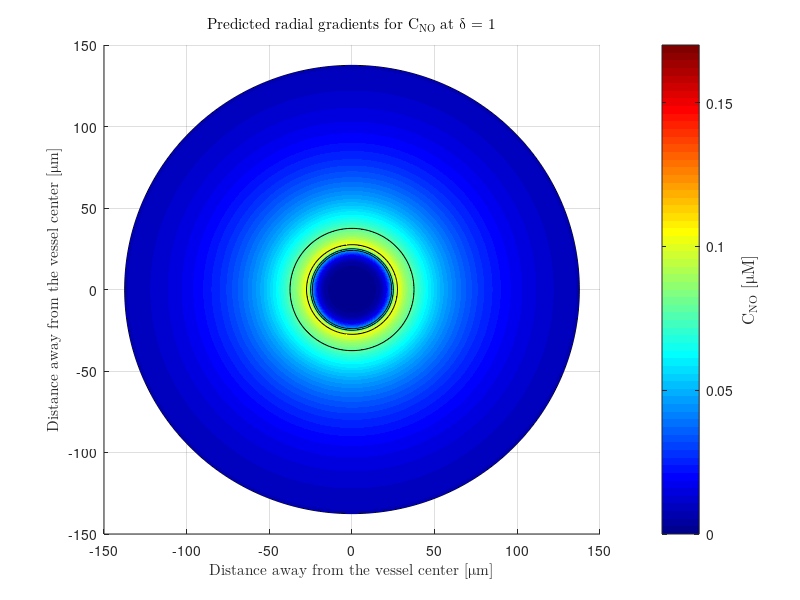
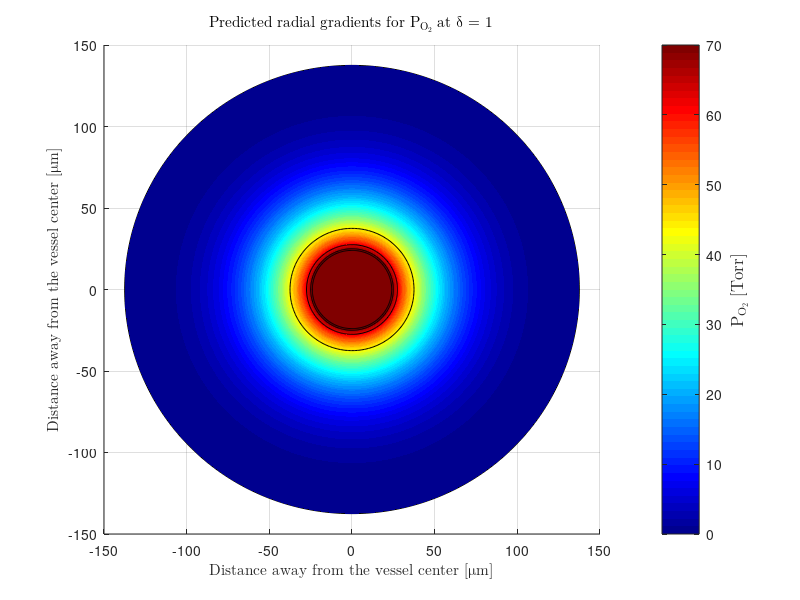
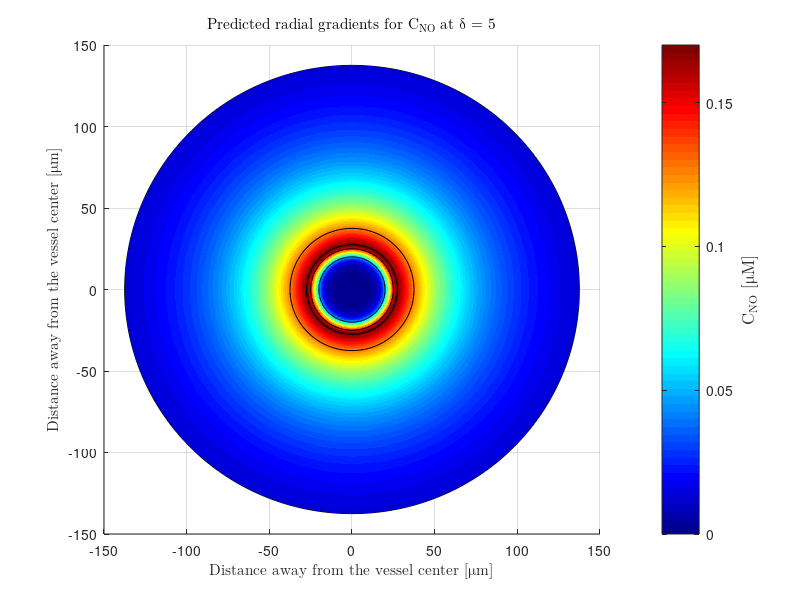
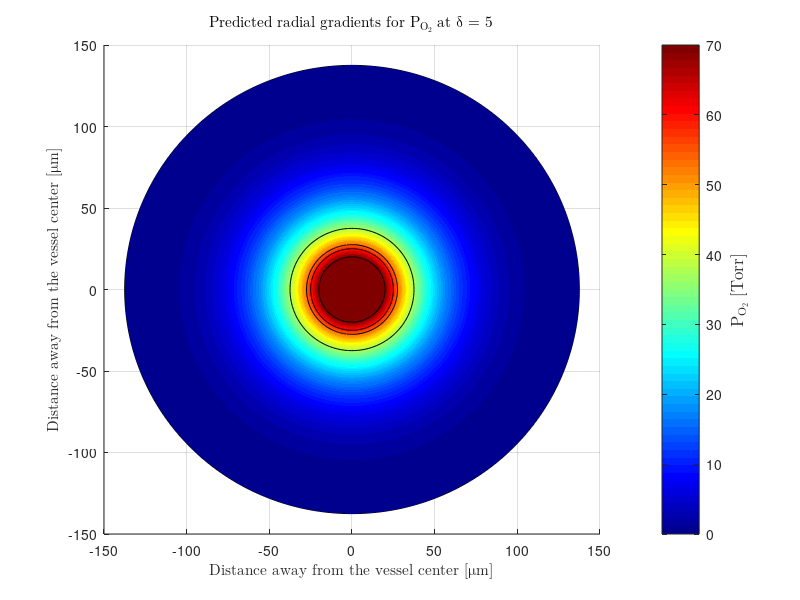

Here is the MATLAB script that generated these plots, in order:
clear;
close all;
% Read data. Data columns: r, u1, u2, u3, u4, u5, v1, v2, v3, v4, v5
% u is NO concentration, v is O2 concentration
A = importdata('data_small1.dat');
radius = A(:, 1);

% Find indexes of the interfaces
% r1_1 is r1 for CFL = 1
% r1_5 is r1 for CFL = 5
ind_r1_1 = find(24 == radius);
ind_r1_5 = find(20 == radius);
ind_r2 = find(25 == radius);
ind_r3 = find(27.5 == radius);
ind_r4 = find(37.5 == radius);

% Extract concentration values for plotting
u1 = A(:, 2);
u5 = A(:, 6);
v1 = A(:, 7);
v5 = A(:, 11);
nr = length(radius);
% Create polar coordinates
[theta, r] = meshgrid(linspace(0, 2 * pi, nr), radius);
[x, y] = pol2cart(theta, r);
u1_r = u1 * ones(1, nr);
u5_r = u5 * ones(1, nr);
v1_r = v1 * ones(1, nr);
v5_r = v5 * ones(1, nr);

% Initialize array for drawing lines at interface when CFL = 1
% Initialize at -1 so it will not overlap surface plot
layers_1 = -1 * ones(nr, nr);
layers_1(ind_r1_1, :) = ones(1, nr);
layers_1(ind_r2, :) = ones(1, nr);
layers_1(ind_r3, :) = ones(1, nr);
layers_1(ind_r4, :) = ones(1, nr);
% Set values at interface to be 71 so it is visible even in RBC core for O2
layers_1 = 71 .* layers_1;

% Interface lines when CFL = 5
layers_5 = -1 * ones(nr, nr);
layers_5(ind_r1_5, :) = ones(1, nr);
layers_5(ind_r2, :) = ones(1, nr);
layers_5(ind_r3, :) = ones(1, nr);
layers_5(ind_r4, :) = ones(1, nr);
layers_5 = 71 .* layers_5;

% u1
figure;
surf(x, y, u1_r, 'linestyle', 'none');
hold on;
surf(x, y, layers_1);
view(2);
colormap jet;
cb = colorbar;
ylabel(cb, 'C_{NO} [\muM]', 'FontName', 'Cambria Math', 'FontSize', 12);
caxis([0, 0.17]);
title('Predicted radial gradients for C_{NO} at \delta = 1', 'FontName', 'Cambria Math');
xlabel('Distance away from the vessel center [\mum]', 'FontName', 'Cambria Math');
ylabel('Distance away from the vessel center [\mum]', 'FontName', 'Cambria Math');
zlabel('C_{NO} [\muM]', 'FontName', 'Cambria Math');

% v1
figure;
surf(x, y, v1_r, 'linestyle', 'none');
hold on;
surf(x, y, layers_1);
view(2);
colormap jet;
cb = colorbar;
ylabel(cb, 'P_{O_2} [Torr]', 'FontName', 'Cambria Math', 'FontSize', 12);
caxis([0, 70]);
title('Predicted radial gradients for P_{O_2} at \delta = 1', 'FontName', 'Cambria Math');
xlabel('Distance away from the vessel center [\mum]', 'FontName', 'Cambria Math');
ylabel('Distance away from the vessel center [\mum]', 'FontName', 'Cambria Math');
zlabel('P_{O_2} [Torr]', 'FontName', 'Cambria Math');

% u5
figure;
surf(x, y, u5_r, 'linestyle', 'none');
hold on;
surf(x, y, layers_5);
view(2);
colormap jet;
cb = colorbar;
ylabel(cb, 'C_{NO} [\muM]', 'FontName', 'Cambria Math', 'FontSize', 12);
caxis([0, 0.17]);
title('Predicted radial gradients for C_{NO} at \delta = 5', 'FontName', 'Cambria Math');
xlabel('Distance away from the vessel center [\mum]', 'FontName', 'Cambria Math');
ylabel('Distance away from the vessel center [\mum]', 'FontName', 'Cambria Math');
zlabel('C_{NO} [\muM]', 'FontName', 'Cambria Math');

% v5
figure;
surf(x, y, v5_r, 'linestyle', 'none');
hold on;
surf(x, y, layers_5);
view(2);
colormap jet;
cb = colorbar;
ylabel(cb, 'P_{O_2} [Torr]', 'FontName', 'Cambria Math', 'FontSize', 12);
caxis([0, 70]);
title('Predicted radial gradients for P_{O_2} at \delta = 5', 'FontName', 'Cambria Math');
xlabel('Distance away from the vessel center [\mum]', 'FontName', 'Cambria Math');
ylabel('Distance away from the vessel center [\mum]', 'FontName', 'Cambria Math');
zlabel('P_{O_2} [Torr]', 'FontName', 'Cambria Math');
